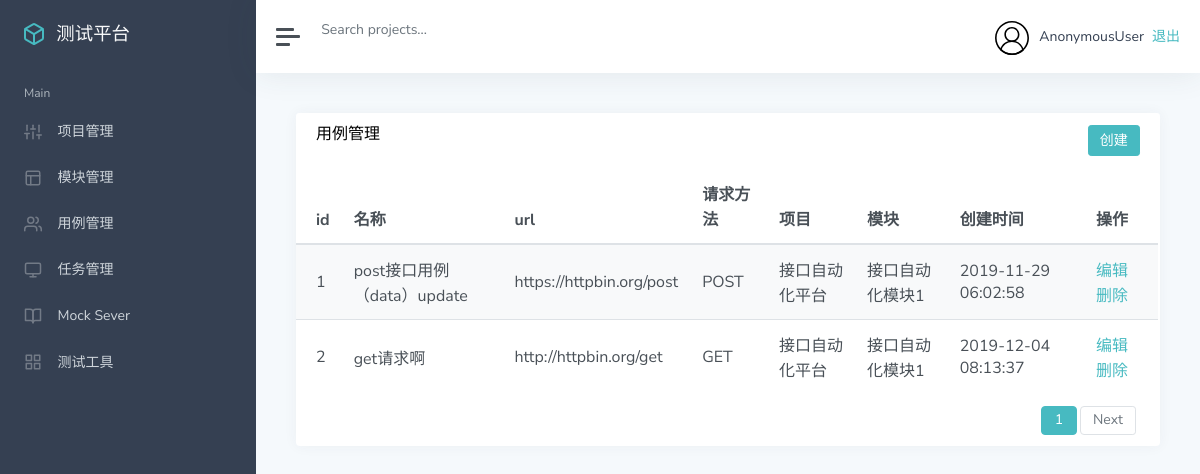
The app's page /case/list_case/ with its own data.
### app_case/models.py (models this page shows, shortened)
class TestCase(models.Model):
    module = models.ForeignKey(Module, on_delete=models.CASCADE)
    name = models.CharField("名称", max_length=50, null=False)
    url = models.TextField("URL",null=False)
    method = models.IntegerField("请求方法", null=False)
    header = models.TextField("请求头", null=False)
    parameter_type = models.IntegerField("参数类型", null=False)
    parameter_body = models.TextField("参数内容", null=False)
    result = models.TextField("结果", null=False)
    assert_type = models.IntegerField("断言类型", null=False)
    assert_text = models.TextField("结果", null=False)
    update_time = models.DateTimeField("更新时间", auto_now=True)
    create_time = models.DateTimeField("创建时间", auto_now_add=True)

### app_manage/models.py (models this page shows)
class Module(models.Model):
    project = models.ForeignKey(Project, on_delete=models.CASCADE)
    name = models.CharField("名称", max_length=100, null=False, default='')
    describe = models.TextField("描述", default="")
    update_time = models.DateTimeField("更新时间", auto_now=True)
    create_time = models.DateTimeField("创建时间", auto_now_add=True)
    def __str__(self):
        return self.name

class Project(models.Model):
    name = models.CharField("名称", max_length=100, null=False, default='')
    describe = models.TextField("描述", default="")
    status = models.BooleanField("状态", default=True)
    update_time = models.DateTimeField("更新时间", auto_now=True)
    create_time = models.DateTimeField("创建时间", auto_now_add=True)
    def __str__(self):
        return self.name

### app_case/views.py (the view)
# urls.py: path('list_case/', views.list_case),
def list_case(request):
    case_projects = TestCase.objects.all()
    p = Paginator(case_projects, 2)
    page = request.GET.get('page')
    print('page-------------------->',page)
    if page == '':
        page = 1
    try:
        case_projects = p.page(page)
    except PageNotAnInteger:
        case_projects = p.page(1)
    except EmptyPage:
        case_projects = p.page(p.num_pages)
    return render(request,'case/list.html',{
        'case_projects':case_projects
    })

### templates/case/list.html (shortened to what this page needs)
{% extends "manage.html" %}
{% block manage %}
<div class="card flex-fill">
    <div class="card-header">
        <h5 class="card-title mb-0" style="float:left">用例管理</h5>
        <button onclick="add()" type="button" class="btn btn-primary" style="float:right">创建</button>
    </div>
    <div id="datatables-dashboard-traffic_wrapper" class="dataTables_wrapper dt-bootstrap4 no-footer">
        <div class="row">
            <div class="col-sm-12">
                <table id="datatables-dashboard-traffic" class="table table-striped my-0 dataTable no-footer"
                    role="grid" aria-describedby="datatables-dashboard-traffic_info">
                    <thead>
                        <tr role="row">
                            <th>id</th>
                            <th>名称</th>
                            <th>url</th>
                            <th>请求方法</th>
                            <th>项目</th>
                            <th>模块</th>
                            <th>创建时间</th>
                            <th>操作</th>
                        </tr>
                    </thead>
                    <tbody>
                        {% for c in case_projects %}
                        <tr role="row" class="odd">
                            <td>{{ c.id }}</td>
                            <td>{{ c.name }}</td>
                            <td>{{ c.url }}</td>
                            {% if c.method == 1 %}
                                <td>GET</td>
                            {% endif %}
                            {% if c.method == 2 %}
                                <td>POST</td>
                            {% endif %}
                            <td>{{ c.module.project }}</td>
                            <td>{{ c.module }}</td>
                            <td>{{ c.create_time | date:"Y-m-d H:i:s"}}</td>
                            <td>
                                <a href="/case/edit_case/{{c.id}}/">编辑</a>
                                <a style="color:#47bac1" onclick="case_delete({{ c.id }})">删除</a>
                            </td>
                        </tr>
                        {% endfor %}
                    </tbody>
                </table>
            </div>
        </div>
        <div class="row">
            <div class="col-sm-12 col-md-5">
                <div class="dataTables_info" id="datatables-dashboard-traffic_info" role="status" aria-live="polite">
                </div>
            </div>
            <div class="col-sm-12 col-md-7">
                <div class="dataTables_paginate paging_simple_numbers" id="datatables-dashboard-traffic_paginate">
                    <ul class="pagination">
                        <li class="paginate_button page-item active">
                            <a href="#" aria-controls="datatables-dashboard-traffic" data-dt-idx="1" tabindex="0"
                                class="page-link">{{ case_projects.number }}</a>
                        </li>
                        <li class="paginate_button page-item next" id="datatables-dashboard-traffic_next">
                            {% if case_projects.has_next %}
                            <a href="?page={{ case_projects.next_page_number }}" aria-controls="datatables-dashboard-traffic" data-dt-idx="2" tabindex="0"
                                class="page-link">Next</a>
                            {% endif %}
                        </li>
                    </ul>
                </div>
            </div>
        </div>
    </div>
</div>
{% endblock %}

### records on screen
TestCase: id "1", name "post接口用例（data）update", url "https://httpbin.org/post", method "POST", module.project "接口自动化平台", module "接口自动化模块1", create_time "2019-11-29 06:02:58"
TestCase: id "2", name "get请求啊", url "http://httpbin.org/get", method "GET", module.project "接口自动化平台", module "接口自动化模块1", create_time "2019-12-04 08:13:37"

### other values on screen
{{ user }} "AnonymousUser"
{{ case_projects.number }} "1"
